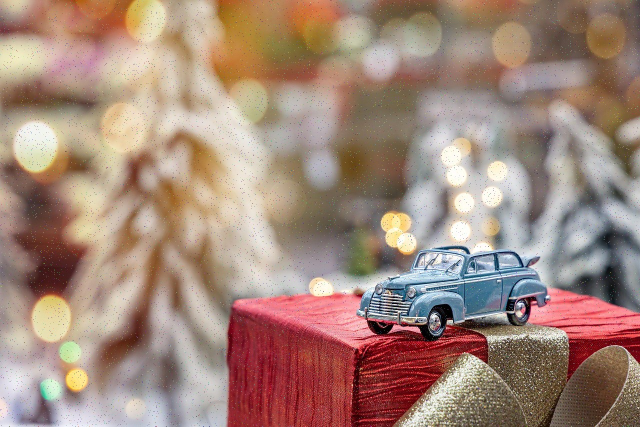
#> input picture opencv-task/test-images/image.jpg, 1280 x 853 px, found by its file name (shown at 1/2 size)
$ python 3_edge_detection.py
#> lines starting #> are read from the running program, lines starting #| are printed output that depends on the picture
import cv2

img = cv2.imread("test-images/image.jpg")
#> img is the input picture: shape (853, 1280, 3); mean B, G, R 122.2, 135.5, 162.5
if img is None:
    print("Error: Could not read image.")

grayscale_img = cv2.cvtColor(img, cv2.COLOR_BGR2GRAY)
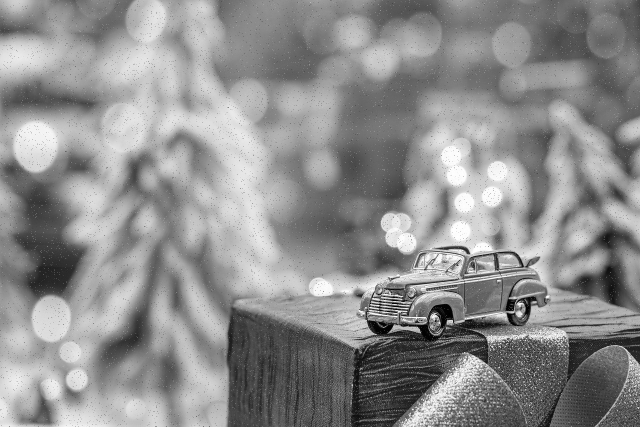
#> grayscale_img: shape (853, 1280) (shown at 1/2 size); min 0, max 255, mean 142.1
edge_detected_img = cv2.Canny(grayscale_img, 100, 200)
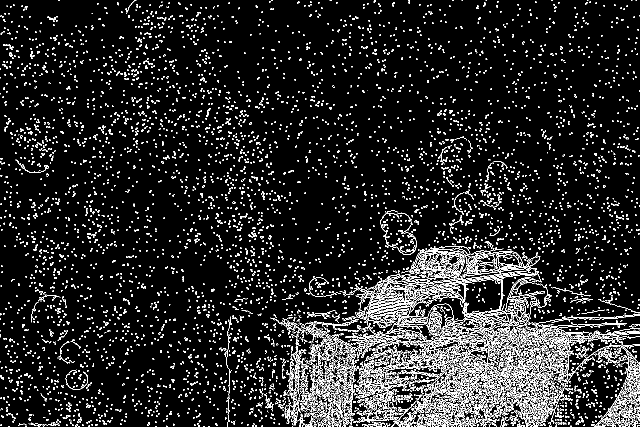
#> edge_detected_img: shape (853, 1280) (shown at 1/2 size); 9% white in thin lines or dots

cv2.imshow("original_image", img)
cv2.waitKey(5000)
cv2.imshow("edge_detected_image", edge_detected_img)
cv2.waitKey(5000)
cv2.destroyAllWindows()

cv2.imwrite("output-images/edge_detected_image.jpg", edge_detected_img)
print("Edge detection complete.Image saved to output-images.")
